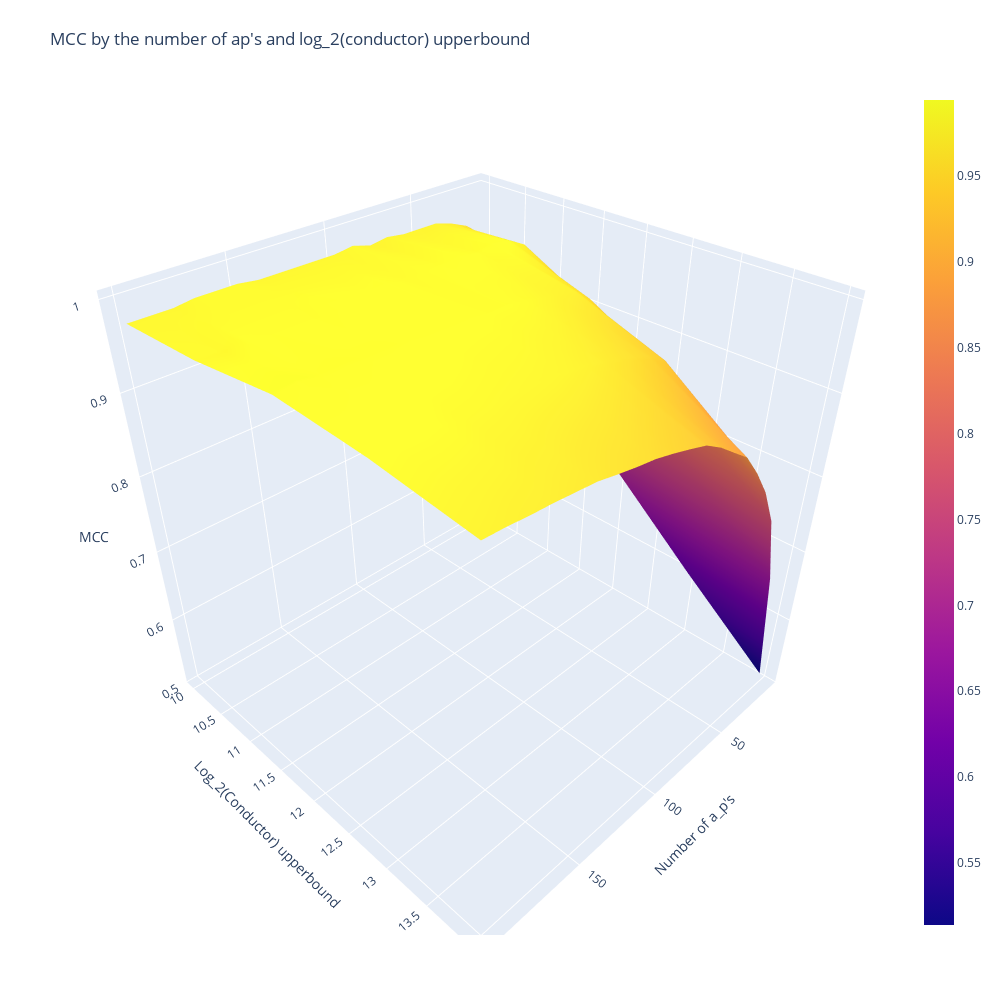

The notebook cell this image was saved under:
### Code cell
# plot it
utils.plot_Heatmap(res_dict, metric_name = metric.__name__,size=(1000,1000))
